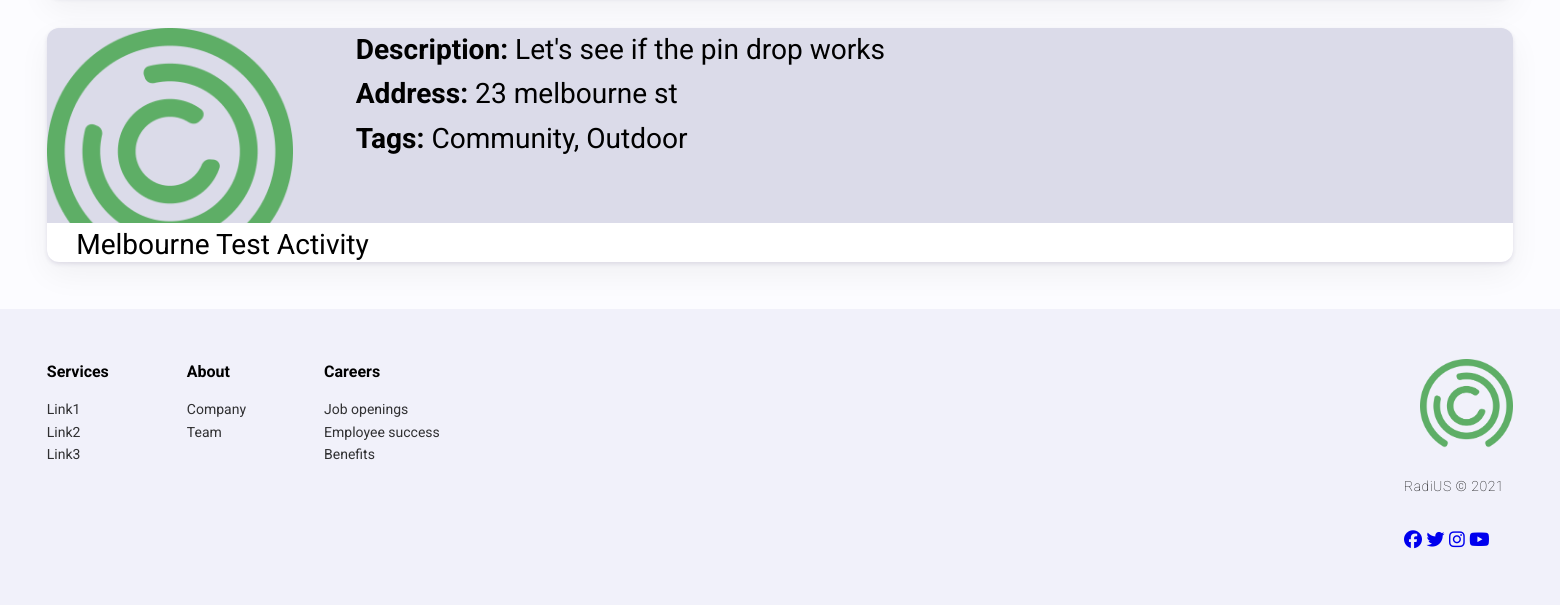
Before: /favourites (lower part) with the older database file.
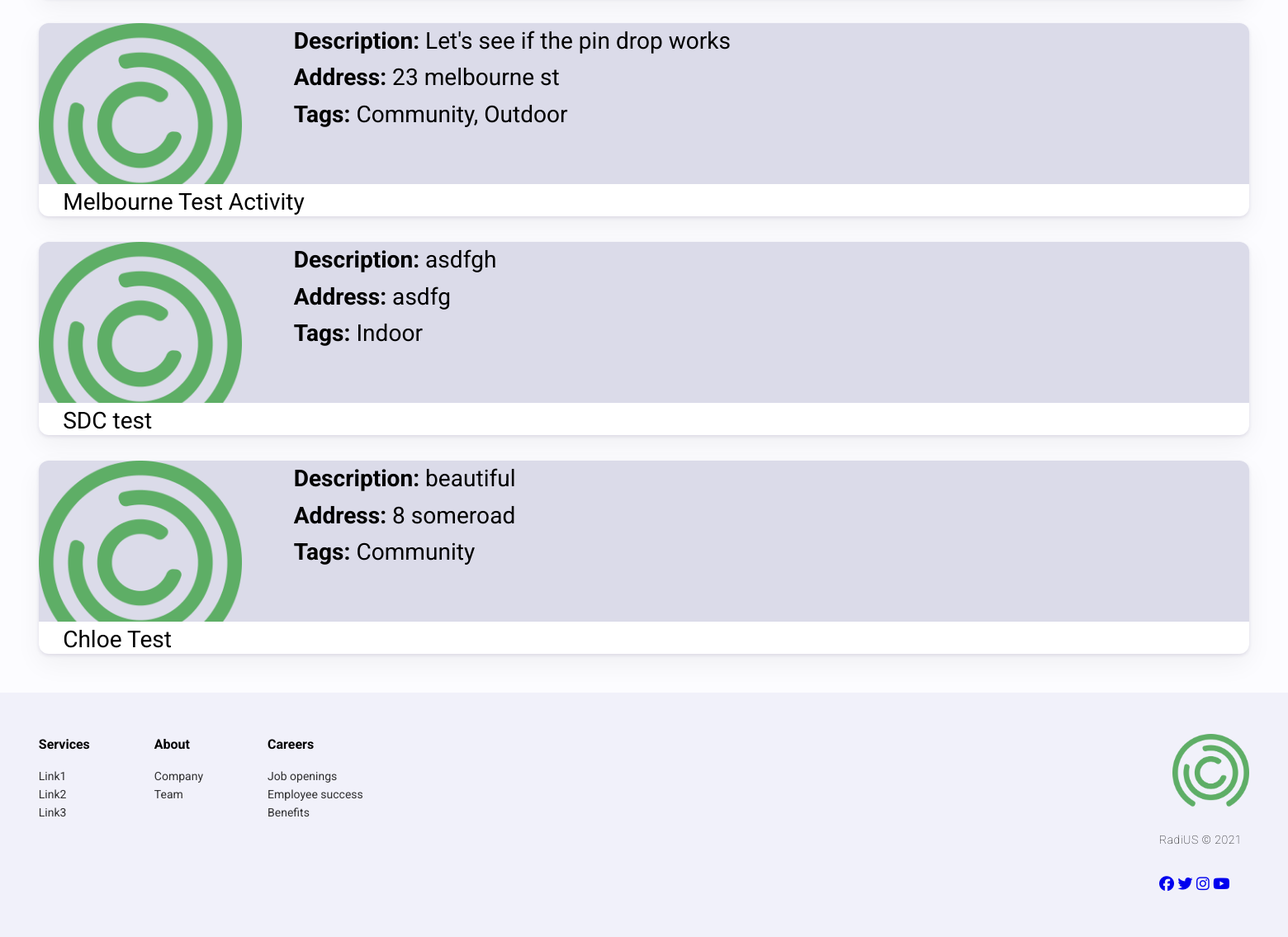
After: the same page with the newer database file.
### radius/models.py (models this page shows, shortened)
class Activity(models.Model):
    name = models.CharField(max_length=200, help_text='Activity Name')
    description = models.TextField(help_text='Activity Description')
    address = models.CharField(max_length=200, help_text='Activity Address')
    tags = models.ManyToManyField(ActivityTags, help_text='Select Tags')
    id = models.UUIDField(primary_key=True, default=uuid.uuid4,
                          help_text='Activity Key')
    datetime = models.DateTimeField(default=datetime.datetime.now())
    longitude = models.FloatField(default=151.7420)
    latitude = models.FloatField(default=-33.871846)
    image = models.ImageField(upload_to='images/', default='noimage.jpg')

class ActivityTags(models.Model):
    name = models.CharField(max_length=200, help_text='Enter a Tag (e.g. Community')
    def __str__(self):
        return self.name

### radius/views.py (the view)
# urls.py: path('favourites', views.favourites, name='favourites'),
def favourites(request):
    activities = Activity.objects.all()
    return render(request, 'favourites.html', {'activities' :activities})

### radius/templates/favourites.html (shortened to what this page needs)
{% extends 'base.html' %}
{% load static %}
{% block content %}
<main>
{% include 'partials/activitycard-ext.html' %}
</main>
{% include 'partials/footer.html' %}
{% endblock %}

### radius/templates/partials/activitycard-ext.html
{% load static %}
{% if activities %}
        <div class="fav_activityList">
                {% for activity in activities %}
                        <div class="fav_activity_container">
                                <div class="fav_img"><img src="static/img/logo_icon.png" alt="{{ activity.name }}"></div>
                                <div class="fav_description">
                                        <b>Description: </b>{{ activity.description }}<br>
                                        <b>Address: </b>{{ activity.address }}<br>
                                        <b>Tags: </b>{{ activity.tags.all|join:", " }}<br>
                                </div>
                                <div class="fav_activity_title">{{ activity.name }}</div>
                        </div>
                {% endfor %}
{% endif %}
        </div>

Changed rows visible on the page:
added Activity: description "asdfgh", address "asdfg", tags.all "Indoor", name "SDC test"
added Activity: description "beautiful", address "8 someroad", tags.all "Community", name "Chloe Test"
